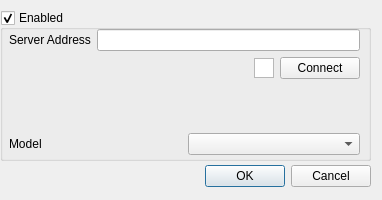
<?xml version="1.0" encoding="UTF-8"?>
<ui version="4.0">
 <class>Dialog</class>
 <widget class="QDialog" name="Dialog">
  <property name="geometry">
   <rect>
    <x>0</x>
    <y>0</y>
    <width>382</width>
    <height>200</height>
   </rect>
  </property>
  <property name="windowTitle">
   <string>Dialog</string>
  </property>
  <widget class="QDialogButtonBox" name="buttonBox">
   <property name="geometry">
    <rect>
     <x>0</x>
     <y>160</y>
     <width>371</width>
     <height>32</height>
    </rect>
   </property>
   <property name="orientation">
    <enum>Qt::Orientation::Horizontal</enum>
   </property>
   <property name="standardButtons">
    <set>QDialogButtonBox::StandardButton::Cancel|QDialogButtonBox::StandardButton::Ok</set>
   </property>
  </widget>
  <widget class="QGroupBox" name="SettingsGroupBox">
   <property name="geometry">
    <rect>
     <x>0</x>
     <y>10</y>
     <width>371</width>
     <height>151</height>
    </rect>
   </property>
   <property name="title">
    <string>Enabled</string>
   </property>
   <property name="checkable">
    <bool>true</bool>
   </property>
   <widget class="QWidget" name="verticalLayoutWidget">
    <property name="geometry">
     <rect>
      <x>9</x>
      <y>19</y>
      <width>351</width>
      <height>126</height>
     </rect>
    </property>
    <layout class="QVBoxLayout" name="verticalLayout">
     <item>
      <layout class="QHBoxLayout" name="horizontalLayout">
       <item>
        <widget class="QLabel" name="label_serverAddress">
         <property name="text">
          <string>Server Address</string>
         </property>
        </widget>
       </item>
       <item>
        <widget class="QLineEdit" name="lineEdit_serverAddress"/>
       </item>
      </layout>
     </item>
     <item>
      <layout class="QHBoxLayout" name="horizontalLayout_3">
       <item>
        <spacer name="horizontalSpacer">
         <property name="orientation">
          <enum>Qt::Orientation::Horizontal</enum>
         </property>
         <property name="sizeHint" stdset="0">
          <size>
           <width>40</width>
           <height>20</height>
          </size>
         </property>
        </spacer>
       </item>
       <item>
        <widget class="QGraphicsView" name="graphicsView_connected">
         <property name="maximumSize">
          <size>
           <width>20</width>
           <height>20</height>
          </size>
         </property>
        </widget>
       </item>
       <item>
        <widget class="QPushButton" name="pushButton_connect">
         <property name="text">
          <string>Connect</string>
         </property>
        </widget>
       </item>
      </layout>
     </item>
     <item>
      <spacer name="verticalSpacer">
       <property name="orientation">
        <enum>Qt::Orientation::Vertical</enum>
       </property>
       <property name="sizeHint" stdset="0">
        <size>
         <width>20</width>
         <height>40</height>
        </size>
       </property>
      </spacer>
     </item>
     <item>
      <layout class="QHBoxLayout" name="horizontalLayout_2">
       <item>
        <widget class="QLabel" name="label_modelSelect">
         <property name="sizePolicy">
          <sizepolicy hsizetype="Minimum" vsizetype="Preferred">
           <horstretch>0</horstretch>
           <verstretch>0</verstretch>
          </sizepolicy>
         </property>
         <property name="text">
          <string>Model</string>
         </property>
         <property name="alignment">
          <set>Qt::AlignmentFlag::AlignLeading|Qt::AlignmentFlag::AlignLeft|Qt::AlignmentFlag::AlignVCenter</set>
         </property>
        </widget>
       </item>
       <item>
        <widget class="QComboBox" name="comboBox_modelSelect">
         <property name="sizePolicy">
          <sizepolicy hsizetype="Preferred" vsizetype="Fixed">
           <horstretch>0</horstretch>
           <verstretch>0</verstretch>
          </sizepolicy>
         </property>
        </widget>
       </item>
      </layout>
     </item>
    </layout>
   </widget>
  </widget>
 </widget>
 <resources/>
 <connections>
  <connection>
   <sender>buttonBox</sender>
   <signal>accepted()</signal>
   <receiver>Dialog</receiver>
   <slot>accept()</slot>
   <hints>
    <hint type="sourcelabel">
     <x>248</x>
     <y>254</y>
    </hint>
    <hint type="destinationlabel">
     <x>157</x>
     <y>274</y>
    </hint>
   </hints>
  </connection>
  <connection>
   <sender>buttonBox</sender>
   <signal>rejected()</signal>
   <receiver>Dialog</receiver>
   <slot>reject()</slot>
   <hints>
    <hint type="sourcelabel">
     <x>316</x>
     <y>260</y>
    </hint>
    <hint type="destinationlabel">
     <x>286</x>
     <y>274</y>
    </hint>
   </hints>
  </connection>
 </connections>
</ui>
